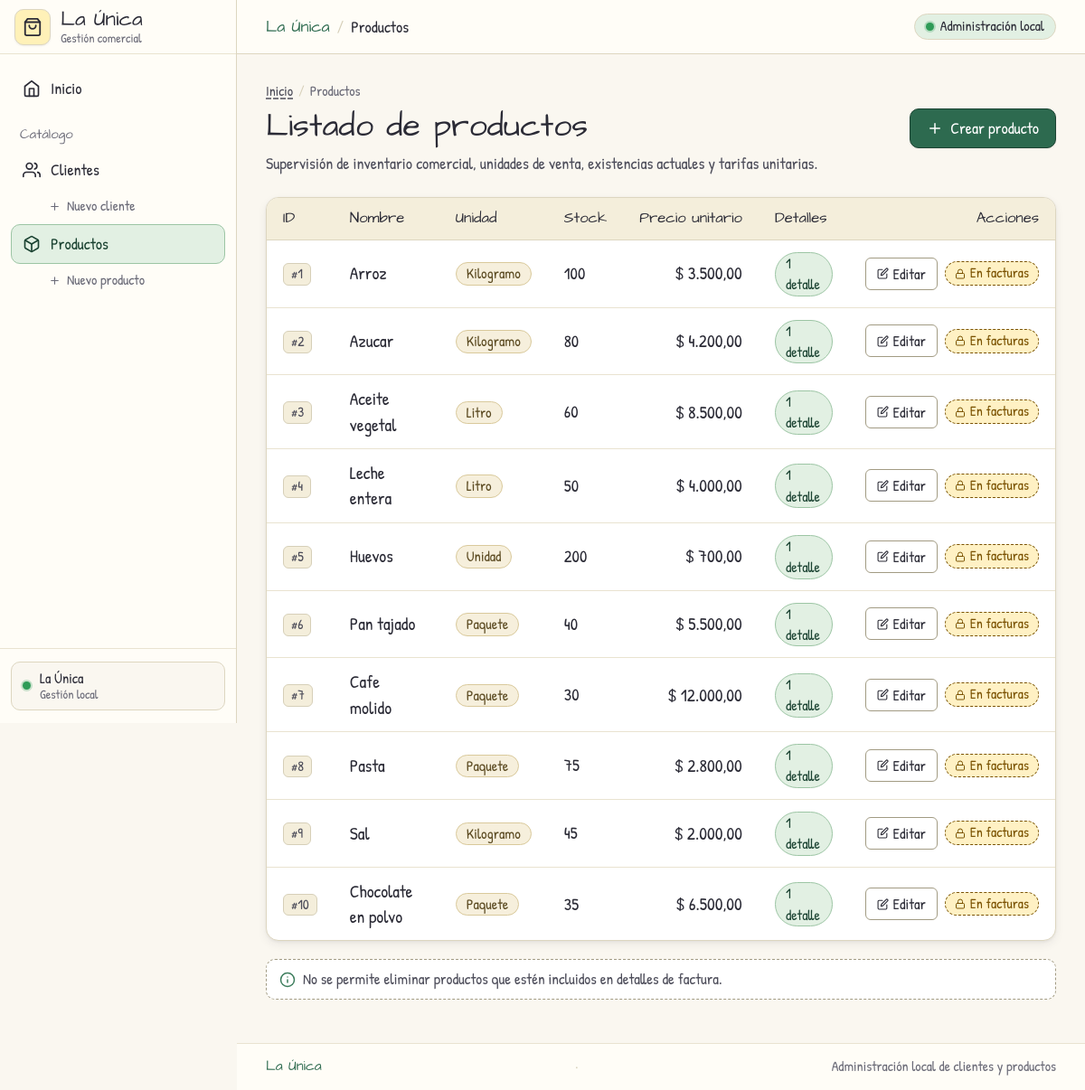
The page /php/productos/ver_productos.php on the database as committed earlier.
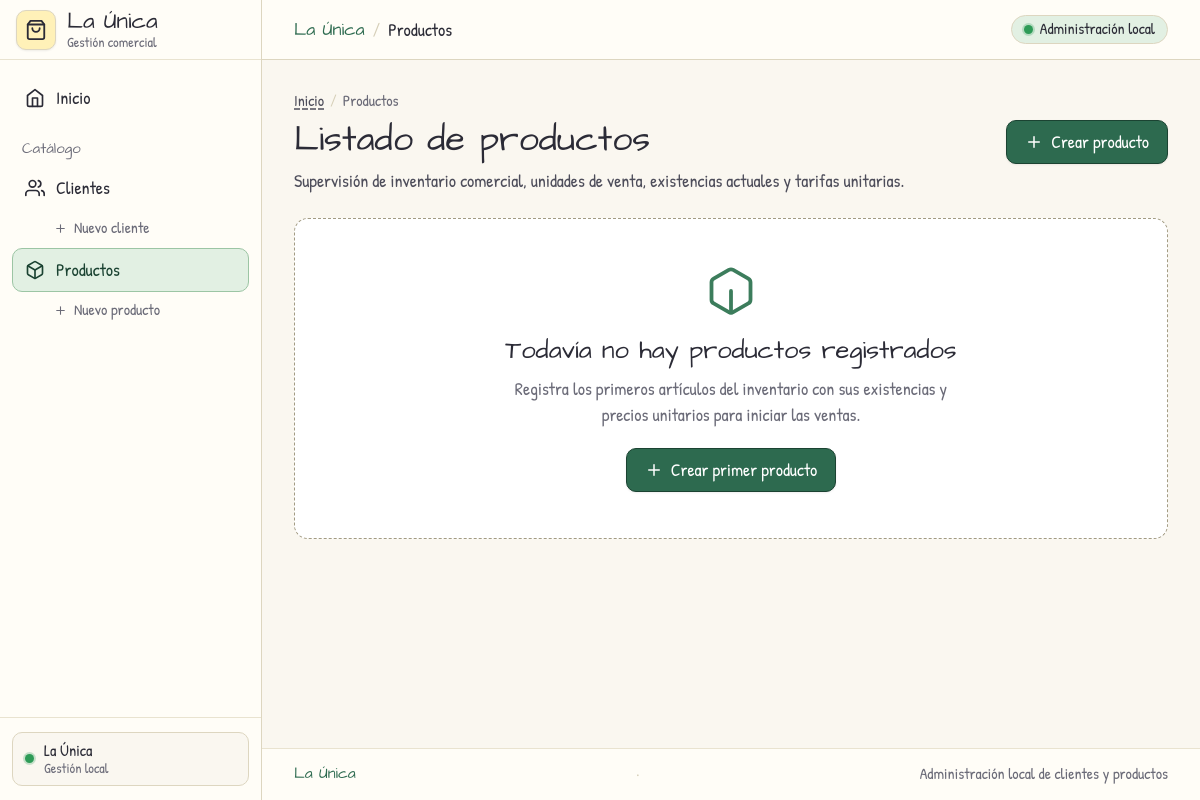
The same page on the database as committed later.
### tables this page shows
CREATE TABLE productos (
    id_producto INT AUTO_INCREMENT PRIMARY KEY,
    nombre VARCHAR(100) NOT NULL,
    unidad_medida VARCHAR(20) NOT NULL,
    stock INT NOT NULL CHECK (stock >= 0),
    precio_unitario DECIMAL(10,2) NOT NULL CHECK (precio_unitario >= 0)
);

### php/config/conexion.php (called while the page is built, shortened)
<?php
function h($valor) {
    return htmlspecialchars((string)$valor, ENT_QUOTES | ENT_SUBSTITUTE, 'UTF-8');
}

### php/productos/ver_productos.php (the view, shortened to what the changed rows need)
<?php
require __DIR__ . '/../config/conexion.php';
$sql = 'SELECT p.id_producto,p.nombre,p.unidad_medida,p.stock,p.precio_unitario,COUNT(d.id_producto) AS detalles FROM productos p LEFT JOIN detalle_facturas d ON d.id_producto=p.id_producto GROUP BY p.id_producto,p.nombre,p.unidad_medida,p.stock,p.precio_unitario ORDER BY p.id_producto';
$resultado = $conexion->query($sql);
require __DIR__ . '/../includes/menu.php';
?>
<div class="encabezado-vista acciones-superiores">
    <div class="encabezado-info">
        <h1 class="encabezado-titulo">Listado de productos</h1>
    </div>
</div>
<?php if (!$resultado || $resultado->num_rows === 0): ?>
    <div class="sin-datos estado-vacio">
        <h2 class="estado-vacio-titulo">Todavía no hay productos registrados</h2>
        <p class="estado-vacio-texto">Registra los primeros artículos del inventario con sus existencias y precios unitarios para iniciar las ventas.</p>
        <a class="boton" href="crear_producto.php">
            <svg class="boton-icono" viewBox="0 0 24 24" fill="none" stroke="currentColor" stroke-width="2" stroke-linecap="round" stroke-linejoin="round" aria-hidden="true">
                <line x1="12" y1="5" x2="12" y2="19"/>
                <line x1="5" y1="12" x2="19" y2="12"/>
            </svg>
            <span>Crear primer producto</span>
        </a>
    </div>
<?php else: ?>
    <div class="tabla-wrap tabla-contenedor">
        <table class="tabla">
            <thead>
                <tr>
                    <th scope="col">ID</th>
                    <th scope="col">Nombre</th>
                    <th scope="col">Unidad</th>
                    <th scope="col">Stock</th>
                    <th scope="col" class="texto-derecha">Precio unitario</th>
                    <th scope="col">Detalles</th>
                    <th scope="col" class="texto-derecha">Acciones</th>
                </tr>
            </thead>
            <tbody>
                <?php while ($p = $resultado->fetch_assoc()): ?>
                    <tr>
                        <td>
                            <span class="chip-id">#<?= h($p['id_producto']) ?></span>
                        </td>
                        <td>
                            <span class="celda-destacada"><?= h($p['nombre']) ?></span>
                        </td>
                        <td>
                            <span class="insignia-unidad"><?= h($p['unidad_medida']) ?></span>
                        </td>
                        <td>
                            <?php if ((int)$p['stock'] === 0): ?>
                                <span class="insignia-stock agotado">0 (Agotado)</span>
                            <?php else: ?>
                                <span class="insignia-stock disponible"><?= h($p['stock']) ?></span>
                            <?php endif; ?>
                        </td>
                        <td class="celda-precio">
                            $ <?= number_format((float)$p['precio_unitario'], 2, ',', '.') ?>
                        </td>
                        <td>
                            <span class="insignia-facturas <?= (int)$p['detalles'] > 0 ? 'con-facturas' : 'sin-facturas' ?>">
                                <?= h($p['detalles']) ?> <?= (int)$p['detalles'] === 1 ? 'detalle' : 'detalles' ?>
                            </span>
                        </td>
                        <td>
                            <div class="acciones" style="justify-content: flex-end;">
                                <a class="editar" href="editar_producto.php?id=<?= h($p['id_producto']) ?>" title="Editar producto #<?= h($p['id_producto']) ?>">
                                    <svg width="13" height="13" viewBox="0 0 24 24" fill="none" stroke="currentColor" stroke-width="2" stroke-linecap="round" stroke-linejoin="round" aria-hidden="true">
                                        <path d="M11 4H4a2 2 0 0 0-2 2v14a2 2 0 0 0 2 2h14a2 2 0 0 0 2-2v-7"/>
                                        <path d="M18.5 2.5a2.121 2.121 0 0 1 3 3L12 15l-4 1 1-4 9.5-9.5z"/>
                                    </svg>
                                    <span>Editar</span>
                                </a>
                                <?php if ((int)$p['detalles'] === 0): ?>
                                    <form method="post" action="eliminar_producto.php" onsubmit="return confirm('¿Eliminar este producto?')">
                                        <input type="hidden" name="id_producto" value="<?= h($p['id_producto']) ?>">
                                        <button type="submit" class="boton-peligro" title="Eliminar producto #<?= h($p['id_producto']) ?>">
                                            <svg width="13" height="13" viewBox="0 0 24 24" fill="none" stroke="currentColor" stroke-width="2" stroke-linecap="round" stroke-linejoin="round" aria-hidden="true">
                                                <polyline points="3 6 5 6 21 6"/>
                                                <path d="M19 6v14a2 2 0 0 1-2 2H7a2 2 0 0 1-2-2V6m3 0V4a2 2 0 0 1 2-2h4a2 2 0 0 1 2 2v2"/>
                                            </svg>
                                            <span>Eliminar</span>
                                        </button>
                                    </form>
                                <?php else: ?>
                                    <span class="bloqueado etiqueta-bloqueado" title="No se permite eliminar productos que estén incluidos en detalles de factura">
                                        <svg width="12" height="12" viewBox="0 0 24 24" fill="none" stroke="currentColor" stroke-width="2" stroke-linecap="round" stroke-linejoin="round" aria-hidden="true">
                                            <rect x="3" y="11" width="18" height="11" rx="2" ry="2"/>
                                            <path d="M7 11V7a5 5 0 0 1 10 0v4"/>
                                        </svg>
                                        <span>En facturas</span>
                                    </span>
                                <?php endif; ?>
                            </div>
                        </td>
                    </tr>
                <?php endwhile; ?>
            </tbody>
        </table>
    </div>
    <div class="nota nota-informativa">
        <svg class="nota-icono" viewBox="0 0 24 24" fill="none" stroke="currentColor" stroke-width="2" stroke-linecap="round" stroke-linejoin="round" aria-hidden="true">
            <circle cx="12" cy="12" r="10"/>
            <line x1="12" y1="16" x2="12" y2="12"/>
            <line x1="12" y1="8" x2="12.01" y2="8"/>
        </svg>
        <span>No se permite eliminar productos que estén incluidos en detalles de factura.</span>
    </div>
<?php endif; ?>
<?php require __DIR__ . '/../includes/pie.php'; ?>

Rows that differ between the two databases and show on the page:
removed productos: id_producto "1", nombre "Arroz", unidad_medida "Kilogramo", stock "100", precio_unitario "3.500,00", detalles "1"
removed productos: id_producto "2", nombre "Azucar", unidad_medida "Kilogramo", stock "80", precio_unitario "4.200,00", detalles "1"
removed productos: id_producto "3", nombre "Aceite vegetal", unidad_medida "Litro", stock "60", precio_unitario "8.500,00", detalles "1"
removed productos: id_producto "4", nombre "Leche entera", unidad_medida "Litro", stock "50", precio_unitario "4.000,00", detalles "1"
removed productos: id_producto "5", nombre "Huevos", unidad_medida "Unidad", stock "200", precio_unitario "700,00", detalles "1"
removed productos: id_producto "6", nombre "Pan tajado", unidad_medida "Paquete", stock "40", precio_unitario "5.500,00", detalles "1"
removed productos: id_producto "7", nombre "Cafe molido", unidad_medida "Paquete", stock "30", precio_unitario "12.000,00", detalles "1"
removed productos: id_producto "8", nombre "Pasta", unidad_medida "Paquete", stock "75", precio_unitario "2.800,00", detalles "1"
removed productos: id_producto "9", nombre "Sal", unidad_medida "Kilogramo", stock "45", precio_unitario "2.000,00", detalles "1"
removed productos: id_producto "10", nombre "Chocolate en polvo", unidad_medida "Paquete", stock "35", precio_unitario "6.500,00", detalles "1"
Other text that changed with them:
text no longer shown: "ID Nombre Unidad Stock Precio unitario Detalles Acciones No se permite eliminar productos que estén incluidos en detalles de factura."
text now shown: "Todavía no hay productos registrados Registra los primeros artículos del inventario con sus existencias y precios unitarios para iniciar las ventas. Crear primer producto"
